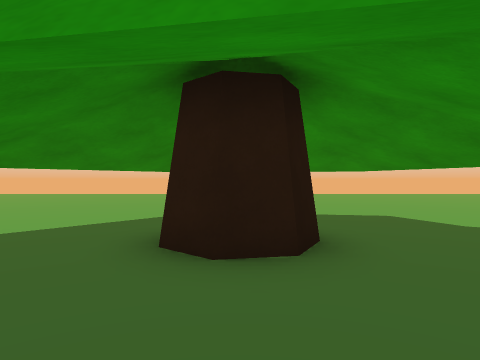
view 1 (above)

16 first-person views from a walk through a scene from a Unity 3-D project. The camera is 1.3 m above the floor, looks level and sees 75° across. The floor is counted in squares, 2 m on a side. Each view is taken from the middle of a square. On the plan, view 1 faces up. The plan holds only what a view shows up to about 10 squares ahead; the rest is blank. The place goes on beyond the plan.

view 2
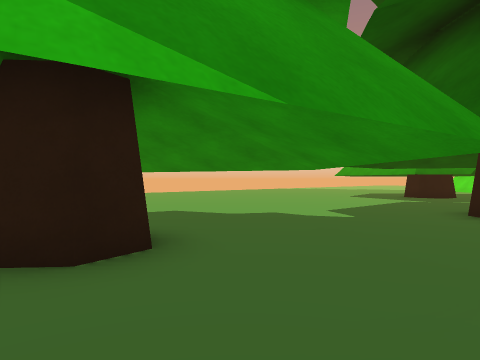

view 3
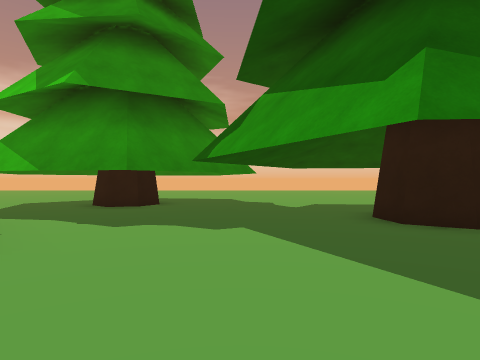

view 4
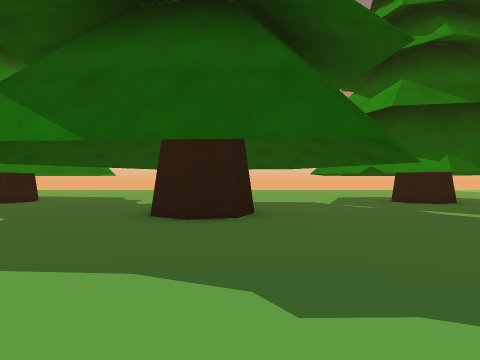

view 5
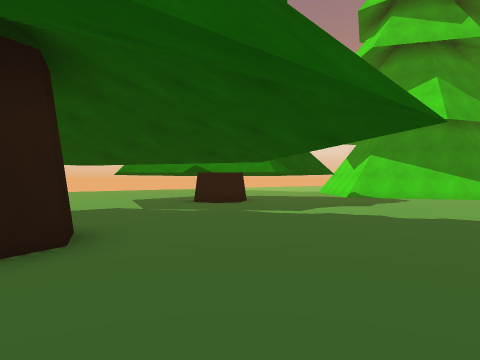

view 6
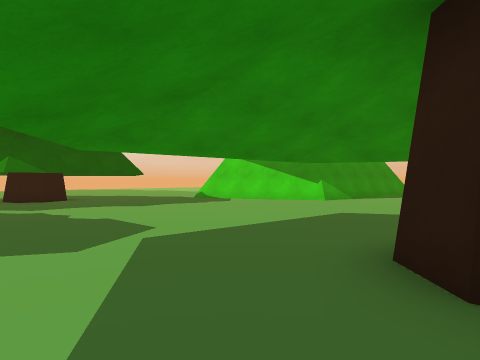

view 7
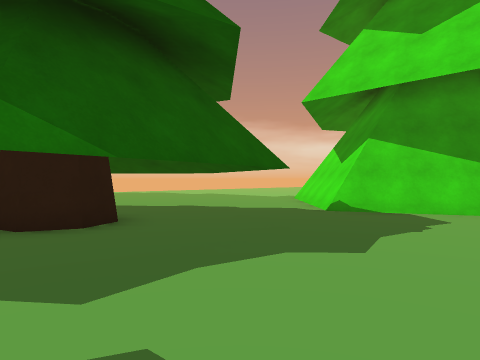

view 8
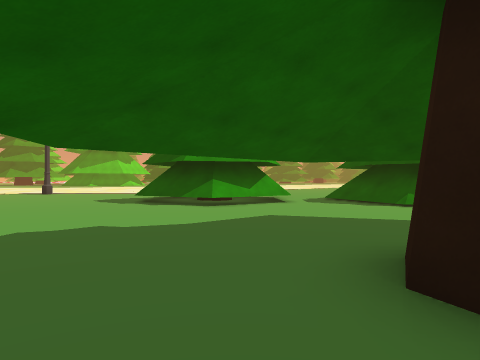

view 9
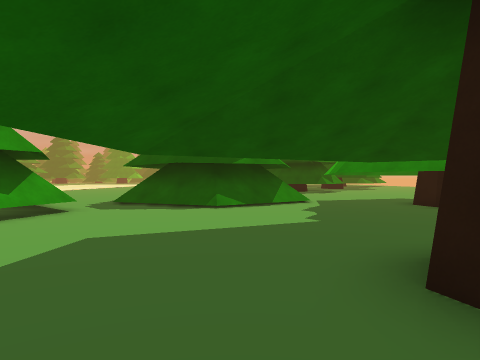

view 10
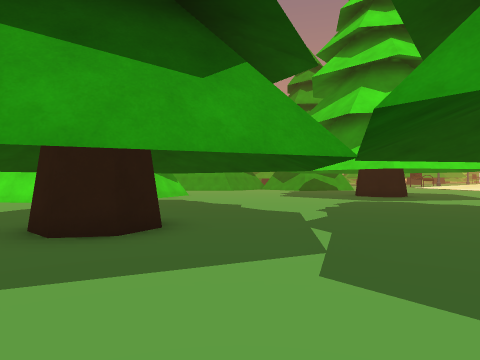

view 11
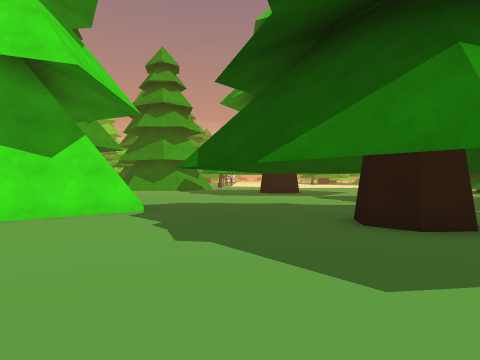

view 12
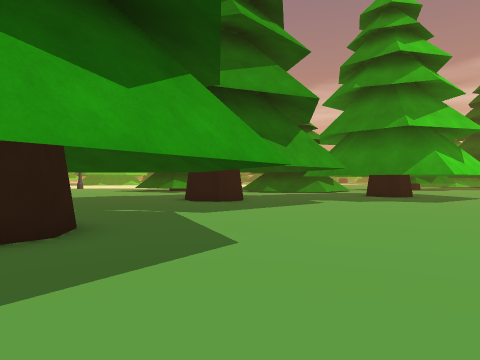

view 13
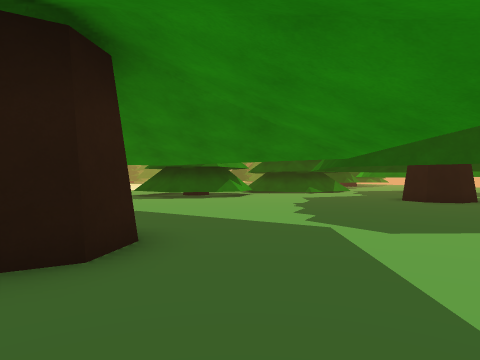

view 14
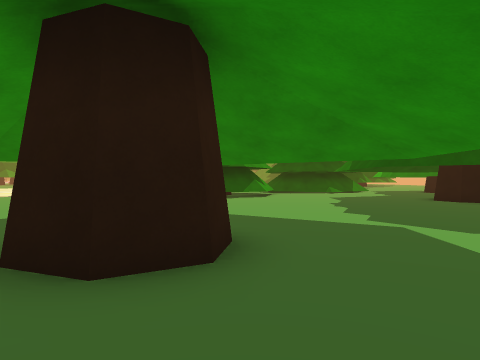

view 15
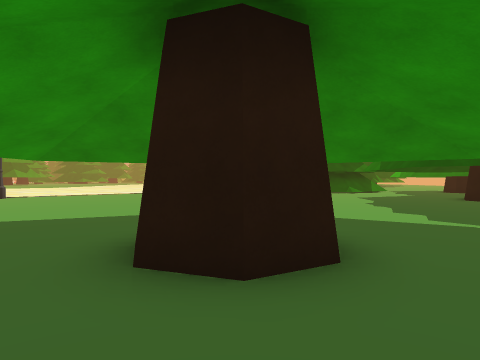

view 16
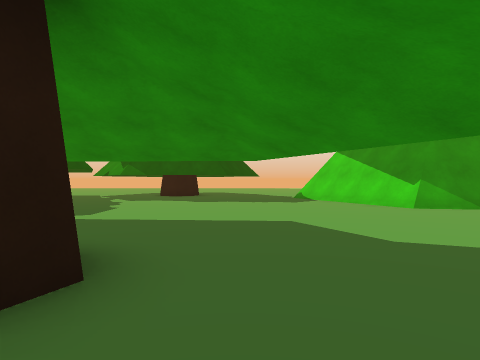

### Floor plan
Key: @ floor where view 1 was taken; # wall or solid block; . floor; / step, stairs or slope; = window, fence, low wall or low ledge; T thing the floor can be seen under or through.
Columns run from 7 left of view 1 to 21 right of it. Each row starts with its distance up from view 1.
 10 .....     .....
  9 ......   ......
  8  .....   .....  ..... .
  7   ....   ...............
  6   ...   TT.......TT##T...
  5    ..    T.......T....T...
  4        #T T......T.##.T....
  3      .##T T.....T..##. ...##
  2      ....TT......T.... ..##
  1       #=.T...##...T.=#T..##
  0       .@T....##...TT.....##
 -1       #..................##
 -2       ##..................##
 -3       ##..................###
 -4       ##....................
 -5        /....................
 -6      .../##/..............
 -7      ..   ##..............
 -8             ........#....
 -9             ....   .#...
-10             ...........
-11              ........
-12              ......
-13              .....
-14              ...
-15              ..

Positions as (right, up) in squares from view 1, and headings:
1: (0, 0), facing up
2: (-1, 0), facing up-right
3: (3, -5), facing up
4: (7, -6), facing up
5: (6, -4), facing up-right
6: (10, -8), facing up-right
7: (11, -2), facing up-right
8: (9, 0), facing down-left
9: (8, -2), facing left
10: (8, 5), facing down-right
11: (15, 8), facing down
12: (13, 8), facing down-left
13: (16, -6), facing left
14: (16, -7), facing left
15: (16, -8), facing left
16: (15, -10), facing up
